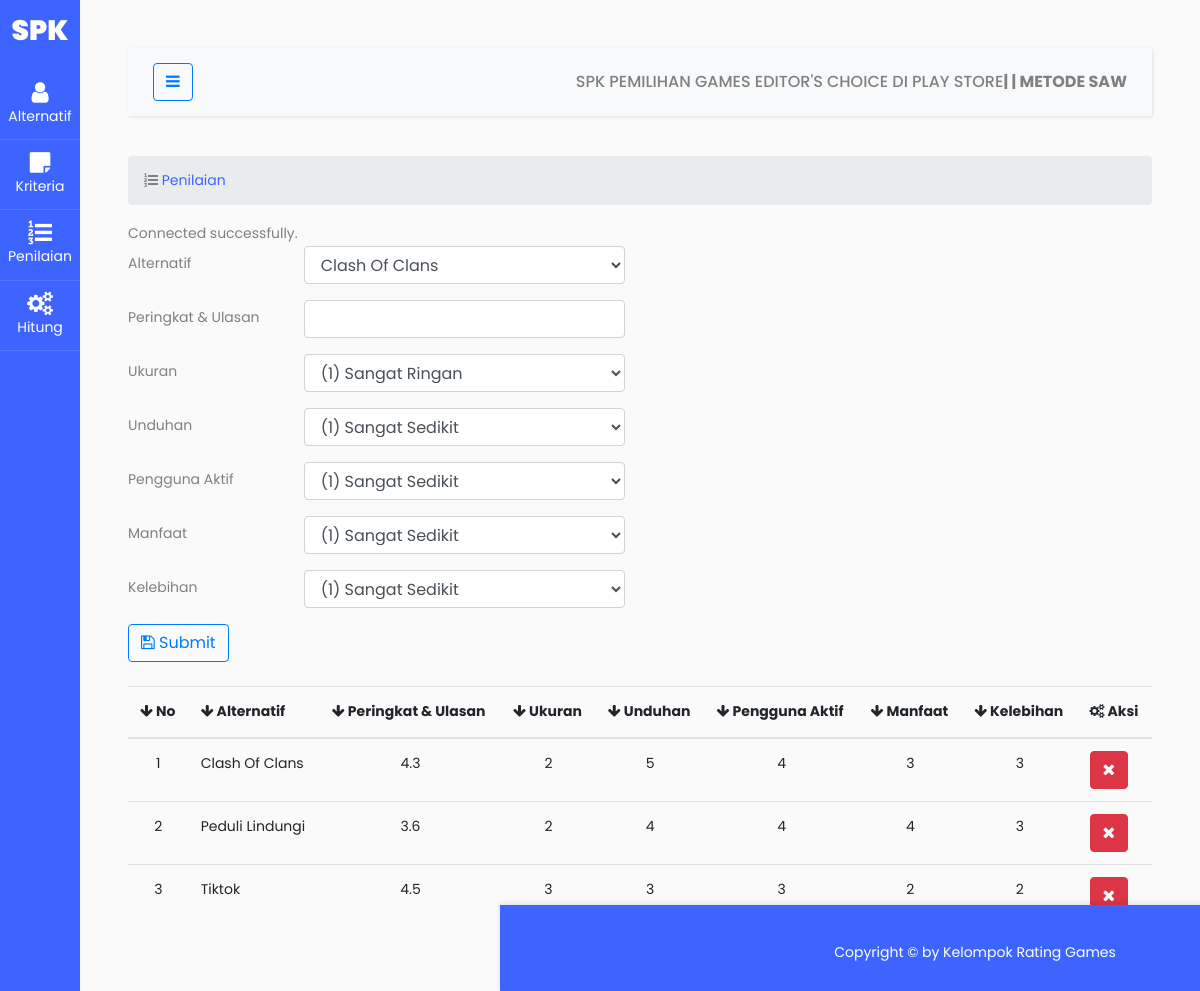
Page /penilaian.php on the earlier database version.
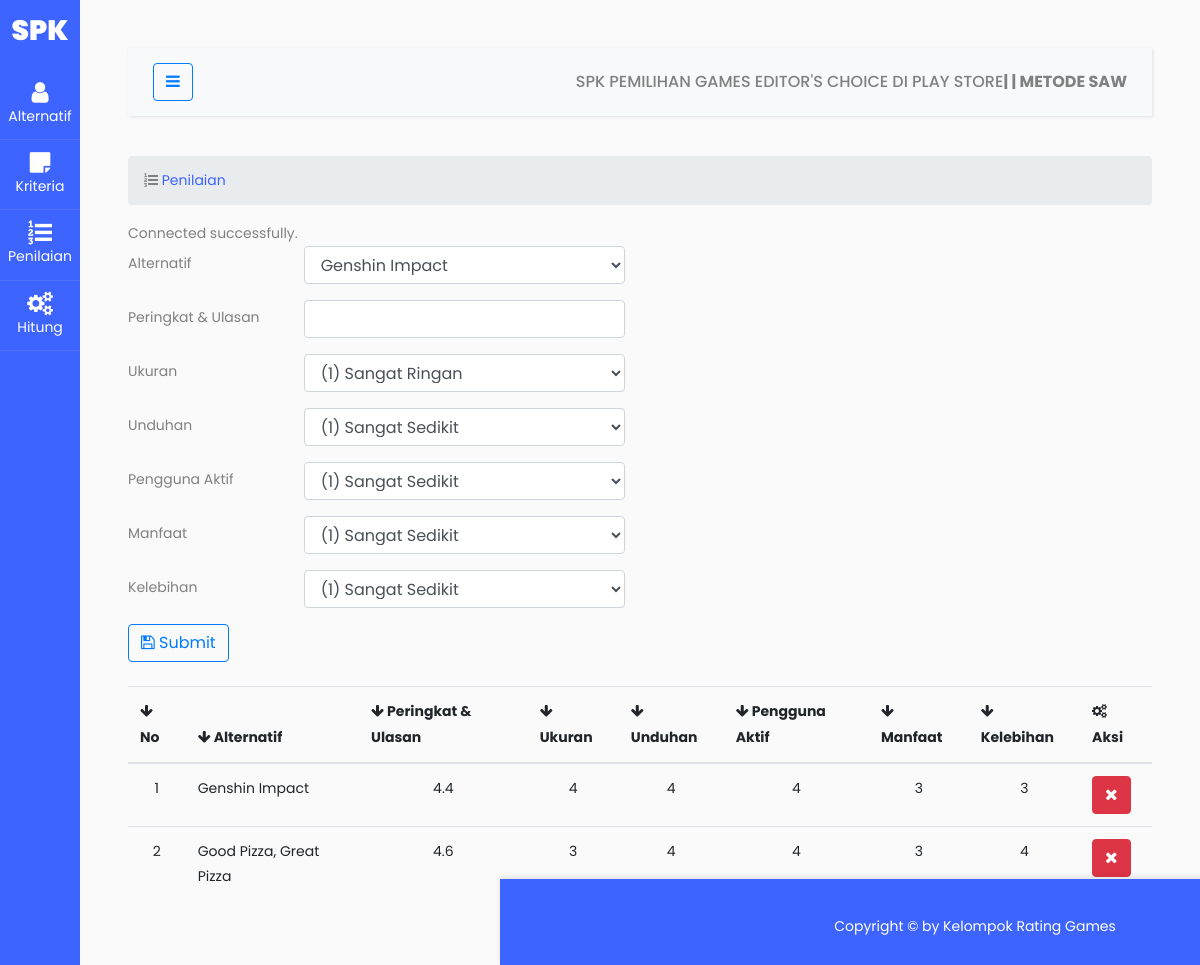
Same page on the later database version.
### tables this page shows
CREATE TABLE `saw_penilaian` (
  `nama` varchar(100) NOT NULL,
  `peringkat` float NOT NULL,
  `ukuran` float NOT NULL,
  `unduhan` float NOT NULL,
  `aktif` float NOT NULL,
  `manfaat` float NOT NULL,
  `kelebihan` float NOT NULL
);

### penilaian.php (the view, shortened to what the changed rows need)
<!doctype html>
<html lang="en">
<?php
include 'components/head.php';
?>
<body>
  <div class="wrapper d-flex align-items-stretch">
    <div id="content" class="p-4 p-md-5">
      <section id="main-content">
        <section class="wrapper">
          <?php
          include 'koneksi.php';
          ?>
          <form method="POST" action="">
            <div class="form-group row">
              <div class="col-sm-4">
                <select class="form-control" name="nama">
                  <?php
                  $sql = "SELECT * FROM saw_aplikasi";
                  $hasil = $conn->query($sql);
                  $rows = $hasil->num_rows;
                  if ($rows > 0) {
                    while ($row = mysqli_fetch_array($hasil)) :; {
                      } ?> <option><?php echo $row[0]; ?></option>
                  <?php endwhile;
                  } ?>
                </select>
              </div>
            </div>
          </form>
          <table class="table">
            <thead>
              <tr>
                <th><i class="fa fa-arrow-down"></i> No</th>
                <th><i class="fa fa-arrow-down"></i> Alternatif</th>
                <th><i class="fa fa-arrow-down"></i> Peringkat & Ulasan</th>
                <th><i class="fa fa-arrow-down"></i> Ukuran</th>
                <th><i class="fa fa-arrow-down"></i> Unduhan</th>
                <th><i class="fa fa-arrow-down"></i> Pengguna Aktif</th>
                <th><i class="fa fa-arrow-down"></i> Manfaat</th>
                <th><i class="fa fa-arrow-down"></i> Kelebihan</th>
                <th><i class="fa fa-cogs"></i> Aksi</th>
              </tr>
            </thead>
            <tbody>
              <?php
              $b = 0;
              $sql = "SELECT*FROM saw_penilaian ORDER BY nama ASC";
              $hasil = $conn->query($sql);
              $rows = $hasil->num_rows;
              if ($rows > 0) {
                while ($row = $hasil->fetch_row()) {
              ?>
                  <tr>
                    <td align="center"><?php echo $b = $b + 1; ?></td>
                    <td><?= $row[0] ?></td>
                    <td align="center"><?= $row[1] ?></td>
                    <td align="center"><?= $row[2] ?></td>
                    <td align="center"><?= $row[3] ?></td>
                    <td align="center"><?= $row[4] ?></td>
                    <td align="center"><?= $row[5] ?></td>
                    <td align="center"><?= $row[6] ?></td>
                    <td>
                      <div class="btn-group">
                        <a class="btn btn-danger" href="penilaian_hapus.php?nama=<?= $row[0] ?>">
                          <i class="fa fa-close"></i></a>
                      </div>
                    </td>
                  </tr>
              <?php }
              } else {
                echo "<tr>
                    <td>Data Tidak Ada</td>
                <tr>";
              } ?>
            </tbody>
          </table>
        </section>
      </section>
    </div>
  </div>
</body>
</html>

Differences in the rows shown:
removed saw_penilaian: nama "Clash Of Clans", peringkat "4.3", ukuran "2", unduhan "5", aktif "4", manfaat "3", kelebihan "3"
removed saw_penilaian: b "2", nama "Peduli Lindungi", peringkat "3.6", ukuran "2", unduhan "4", aktif "4", manfaat "4", kelebihan "3"
removed saw_penilaian: b "3", nama "Tiktok", peringkat "4.5", ukuran "3", unduhan "3", aktif "3", manfaat "2", kelebihan "2"
added saw_penilaian: nama "Genshin Impact", peringkat "4.4", ukuran "4", unduhan "4", aktif "4", manfaat "3", kelebihan "3"
added saw_penilaian: b "2", nama "Good Pizza, Great Pizza", peringkat "4.6", ukuran "3", unduhan "4", aktif "4", manfaat "3", kelebihan "4"
Other differences:
form field nama: "Clash Of Clans" → "Genshin Impact"
